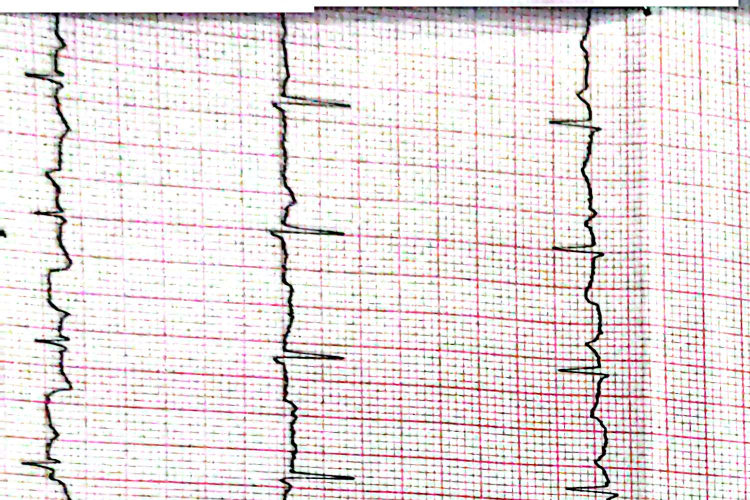
#> input picture ECG-Digitiser/crop_input/sample2_crop.png, 1500 x 1000 px (shown at 1/2 size); its folder holds only this picture in this run
$ python test_ecg_image.py ECG-Digitiser/crop_input/sample2_crop.png
#> lines starting #> are read from the running program, lines starting #| are printed output that depends on the picture
### src/ecg/image_to_signal.py
"""
CardioAgent ECG image -> waveform extraction.

IMPORTANT:
- ECG-Digitiser is the ONLY ECG image digitization method used here.
- No custom waveform tracing.
- No OCR-based waveform extraction.
- No pulse/projection/grid based signal extraction.
- JPG/JPEG input is converted to PNG only because the official
  ECG-Digitiser expects IMAGE_TYPE="png".
- The digitizer's WFDB output is then read and prepared for the
  CardioAgent ECG classifier.
"""

from __future__ import annotations

import os
import hashlib
import json
import logging
import shutil
import subprocess
import sys
import tempfile
from pathlib import Path
from typing import Any, Dict, Optional, Tuple

import numpy as np
from PIL import Image
from scipy.signal import resample_poly

import wfdb

logger = logging.getLogger(__name__)


# ---------------------------------------------------------------------------
# CardioAgent model input configuration
# ---------------------------------------------------------------------------

TARGET_LEADS = [
    "I",
    "II",
    "V1",
    "V2",
    "V3",
    "V4",
    "V5",
    "V6",
]

TARGET_FS = 100
TARGET_DURATION_SECONDS = 2.5
TARGET_LENGTH = 1000

# Official ECG-Digitiser configuration currently uses:
# FREQUENCY = 500
# IMAGE_TYPE = "png"
DIGITISER_FS = 500
DIGITISER_TIMEOUT_SECONDS = int(
    os.getenv("ECG_DIGITISER_TIMEOUT_SECONDS", "600")
)
DIGITISER_IMAGE_SCALE = float(
    os.getenv("ECG_DIGITISER_IMAGE_SCALE", "1.0")
)

DEFAULT_CACHE_DIR = (
    Path(__file__).resolve().parents[2] / "data" / "ecg_signal_cache"
)


# ---------------------------------------------------------------------------
# Optional feature extraction
# ---------------------------------------------------------------------------

try:
    from src.ecg.features import extract_ecg_features
except Exception:
    extract_ecg_features = None


# ---------------------------------------------------------------------------
# Locate ECG-Digitiser
# ---------------------------------------------------------------------------

def _find_external_digitiser_repo() -> Optional[Path]:
    """
    Locate the cloned official ECG-Digitiser repository.

    Search order:
    1. ECG_DIGITISER_PATH environment variable
    2. <project root>/ECG-Digitiser
    3. current working directory/ECG-Digitiser
    """

    env_path = os.getenv("ECG_DIGITISER_PATH")

    if env_path:
        candidate = Path(env_path).expanduser().resolve()

        if (candidate / "src" / "run" / "digitize.py").exists():
            return candidate

    project_root = Path(__file__).resolve().parents[2]

    candidate = project_root / "ECG-Digitiser"

    if (candidate / "src" / "run" / "digitize.py").exists():
        return candidate

    candidate = Path.cwd() / "ECG-Digitiser"

    if (candidate / "src" / "run" / "digitize.py").exists():
        return candidate

    return None


# [99 lines left out: functions _find_digitiser_model, _prepare_png_input, not called in this run]


def _cache_path(image_path: Path) -> Path:
    """Return a stable cache path based on the image contents and model input."""
    digest = hashlib.sha256(image_path.read_bytes()).hexdigest()
    cache_dir = Path(
        os.getenv("ECG_SIGNAL_CACHE_DIR", str(DEFAULT_CACHE_DIR))
    ).expanduser()
    return cache_dir / f"{digest}_{TARGET_FS}hz_{TARGET_LENGTH}x{len(TARGET_LEADS)}.npz"


def _load_cached_signal(image_path: Path) -> Optional[Dict[str, Any]]:
    """Load a previously digitized signal, if a valid cache entry exists."""
    cache_path = _cache_path(image_path)
    if not cache_path.exists():
        return None

    try:
        with np.load(cache_path, allow_pickle=False) as cached:
            signal = np.asarray(cached["signal"], dtype=np.float32)
            features_json = str(cached["features"].item())
            features = json.loads(features_json)

        expected_shape = (TARGET_LENGTH, len(TARGET_LEADS))
        if signal.shape != expected_shape or not np.isfinite(signal).all():
            raise ValueError(f"cached signal has invalid shape or values: {signal.shape}")

        logger.info("Using cached ECG signal: %s", cache_path)
        return {
            "success": True,
            "signal": signal,
            "leads": list(TARGET_LEADS),
            "sampling_rate": TARGET_FS,
            "duration_seconds": TARGET_DURATION_SECONDS,
            "features": features,
            "metadata": {
                "cache_hit": True,
                "cache_path": str(cache_path),
            },
        }
    except (OSError, ValueError, KeyError, TypeError, json.JSONDecodeError) as exc:
        logger.warning("Ignoring invalid ECG signal cache %s: %s", cache_path, exc)
        return None


# [495 lines left out: functions _save_cached_signal, _validate_raw_signal, _run_external_digitiser, _load_wfdb_record, _find_lead_index, _select_target_leads and 2 more, not called in this run]


# ---------------------------------------------------------------------------
# Main extraction function
# ---------------------------------------------------------------------------

def extract_signal_from_image(
    image_path: str | Path,
    use_cache: bool = True,
) -> Dict[str, Any]:
    """
    Convert an ECG image into a CardioAgent-ready ECG signal.

    Pipeline:

        ECG image
            ↓
        PNG conversion
            ↓
        official ECG-Digitiser
            ↓
        WFDB
            ↓
        validate raw signal  ← FIX 1
            ↓
        select I, II, V1-V6 (with content check)  ← FIX 2
            ↓
        resample 500 Hz -> 100 Hz
            ↓
        prepare 1000 samples (mean padding)  ← FIX 3
            ↓
        CardioAgent ECG model

    Returns a dictionary containing the signal and metadata.
    """

    image_path = Path(image_path).expanduser().resolve()

    if not image_path.exists():
        return {
            "success": False,
            "signal": None,
            "error": f"ECG image not found: {image_path}",
        }

    force_redigitize = os.getenv("ECG_FORCE_REDIGITIZE", "0") == "1"

    if use_cache and not force_redigitize:
        cached_result = _load_cached_signal(image_path)
        if cached_result is not None:
            return cached_result

    header_path = None
    digitiser_metadata: Dict[str, Any] = {}

    temp_root: Optional[Path] = None

    try:
        repo_root = _find_external_digitiser_repo()

        if repo_root is None:
            return {
                "success": False,
                "signal": None,
                "error": (
                    "ECG-Digitiser repository not found."
                ),
            }

        model_dir = _find_digitiser_model(repo_root)

        if model_dir is None:
            return {
                "success": False,
                "signal": None,
                "error": (
                    "ECG-Digitiser M3 model not found."
                ),
            }

        digitize_script = (
            repo_root / "src" / "run" / "digitize.py"
        )

        if not digitize_script.exists():
            return {
                "success": False,
                "signal": None,
                "error": (
                    f"ECG-Digitiser script not found: "
                    f"{digitize_script}"
                ),
            }

        temp_root = Path(
            tempfile.mkdtemp(
                prefix="cardioagent_digitiser_"
            )
        )

        input_dir = temp_root / "input"
        output_dir = temp_root / "output"

        input_dir.mkdir(parents=True, exist_ok=True)
        output_dir.mkdir(parents=True, exist_ok=True)

        png_input = _prepare_png_input(
            image_path,
            input_dir,
        )

        command = [
            sys.executable,
            "-m",
            "src.run.digitize",
            "-d",
            str(input_dir),
            "-m",
            str(model_dir),
            "-o",
            str(output_dir),
            "-v",
        ]

        env = os.environ.copy()

        env["PYTHONPATH"] = os.pathsep.join(
            [
                str(repo_root),
                env.get("PYTHONPATH", ""),
            ]
        ).rstrip(os.pathsep)

        env["PATH"] = os.pathsep.join(
            [
                str(Path(sys.executable).parent),
                env.get("PATH", ""),
            ]
        )

        env["nnUNet_results"] = str(model_dir / "nnUNet_results")

        nnunet_exe = shutil.which("nnUNetv2_predict", path=env.get("PATH"))
        if nnunet_exe is None:
            digitiser_metadata = {
                "success": False,
                "error": (
                    "nnUNetv2_predict was not found in the active Python environment. "
                    "Install the ECG-Digitiser bundled/patched nnUNet package "
                    "before running image digitization."
                ),
                "digitiser_repo": str(repo_root),
                "digitiser_model": str(model_dir),
                "digitiser_input_png": str(png_input),
            }
            return {
                "success": False,
                "signal": None,
                "error": digitiser_metadata["error"],
                "metadata": digitiser_metadata,
            }

        logger.info("Using nnUNetv2_predict: %s", nnunet_exe)
        logger.info(
            "ECG-Digitiser input PNG: %s (%d x %d)",
            png_input,
            Image.open(png_input).size[0],
            Image.open(png_input).size[1],
        )

        try:
            completed = subprocess.run(
                command,
                cwd=str(repo_root),
                env=env,
                capture_output=True,
                text=True,
                check=False,
                timeout=DIGITISER_TIMEOUT_SECONDS,
            )
        except subprocess.TimeoutExpired as exc:
            digitiser_metadata = {
                "success": False,
                "error": (
                    f"ECG-Digitiser timed out after {DIGITISER_TIMEOUT_SECONDS} seconds. "
                    "This usually means the model is large, the input is invalid, or the external digitizer is hanging."
                ),
                "digitiser_command": " ".join(
                    f'"{str(part)}"' if " " in str(part) else str(part)
                    for part in command
                ),
                "digitiser_repo": str(repo_root),
                "digitiser_model": str(model_dir),
                "digitiser_input_png": str(png_input),
            }
            return {
                "success": False,
                "signal": None,
                "error": digitiser_metadata["error"],
                "metadata": digitiser_metadata,
            }

        digitiser_metadata = {
            "success": False,
            "digitiser_command": " ".join(
                f'"{str(part)}"' if " " in str(part) else str(part)
                for part in command
            ),
            "digitiser_return_code": completed.returncode,
            "digitiser_stdout": completed.stdout,
            "digitiser_stderr": completed.stderr,
            "digitiser_input_png": str(png_input),
            "digitiser_repo": str(repo_root),
            "digitiser_model": str(model_dir),
        }

        if completed.returncode != 0:
            stderr_tail = (completed.stderr or "").strip()[-2000:]
            stdout_tail = (completed.stdout or "").strip()[-1000:]
            digitiser_metadata["error"] = (
                "ECG-Digitiser returned a non-zero exit code "
                f"({completed.returncode}).\n"
                f"STDERR:\n{stderr_tail}\n"
                f"STDOUT:\n{stdout_tail}"
            )

            return {
                "success": False,
                "signal": None,
                "error": digitiser_metadata["error"],
                "metadata": digitiser_metadata,
            }

        header_files = sorted(
            output_dir.glob("*.hea")
        )

        if not header_files:
            digitiser_metadata["error"] = (
                "ECG-Digitiser completed, but no .hea WFDB "
                "file was produced."
            )

            return {
                "success": False,
                "signal": None,
                "error": digitiser_metadata["error"],
                "metadata": digitiser_metadata,
            }

        header_path = header_files[0]

        digitiser_metadata["success"] = True
        digitiser_metadata["wfdb_header"] = str(
            header_path
        )

        # ---------------------------------------------------------------
        # Read WFDB
        # ---------------------------------------------------------------

        raw_signal, signal_names, source_fs = (
            _load_wfdb_record(header_path)
        )

        digitiser_metadata["raw_signal_shape"] = tuple(
            raw_signal.shape
        )
        digitiser_metadata["raw_signal_names"] = signal_names
        digitiser_metadata["raw_sampling_rate"] = source_fs

        # ── FIX 1: validate raw signal before we trust it ──
        reason = _validate_raw_signal(raw_signal, signal_names, source_fs)
        if reason:
            digitiser_metadata["validation_error"] = reason
            return {
                "success": False,
                "signal": None,
                "error": f"Digitiser produced an invalid signal: {reason}",
                "metadata": digitiser_metadata,
            }

        # ---------------------------------------------------------------
        # Select exact 8 model leads (with content check)
        # ---------------------------------------------------------------

        try:
            selected_signal = _select_target_leads(
                raw_signal,
                signal_names,
            )
        except ValueError as exc:
            digitiser_metadata["lead_selection_error"] = str(exc)
            return {
                "success": False,
                "signal": None,
                "error": str(exc),
                "metadata": digitiser_metadata,
            }

        digitiser_metadata["selected_leads"] = list(
            TARGET_LEADS
        )

        # ---------------------------------------------------------------
        # Resample to CardioAgent model sampling rate
        # ---------------------------------------------------------------

        signal_100hz = _resample_signal(
            selected_signal,
            source_fs=source_fs,
            target_fs=TARGET_FS,
        )

        digitiser_metadata["model_sampling_rate"] = TARGET_FS
        digitiser_metadata["resampled_shape"] = tuple(
            signal_100hz.shape
        )

        # ---------------------------------------------------------------
        # Prepare fixed model length (mean padding)
        # ---------------------------------------------------------------

        model_signal = _prepare_model_length(
            signal_100hz,
            target_length=TARGET_LENGTH,
        )

        digitiser_metadata["model_signal_shape"] = tuple(
            model_signal.shape
        )

        # ---------------------------------------------------------------
        # Basic validity checks
        # ---------------------------------------------------------------

        if not np.isfinite(model_signal).all():
            return {
                "success": False,
                "signal": None,
                "error": (
                    "Digitized ECG contains NaN or infinite values."
                ),
                "metadata": digitiser_metadata,
            }

        if model_signal.shape != (
            TARGET_LENGTH,
            len(TARGET_LEADS),
        ):
            return {
                "success": False,
                "signal": None,
                "error": (
                    "Unexpected final ECG signal shape: "
                    f"{model_signal.shape}. "
                    f"Expected "
                    f"({TARGET_LENGTH}, {len(TARGET_LEADS)})."
                ),
                "metadata": digitiser_metadata,
            }

        # ---------------------------------------------------------------
        # Optional ECG feature extraction
        # ---------------------------------------------------------------

        features: Dict[str, Any] = {}

        if extract_ecg_features is not None:
            try:
                features = extract_ecg_features(
                    model_signal,
                    fs=TARGET_FS,
                )
            except TypeError:
                try:
                    features = extract_ecg_features(
                        model_signal,
                        TARGET_FS,
                    )
                except Exception:
                    features = {}
            except Exception:
                features = {}

        if use_cache:
            try:
                _save_cached_signal(image_path, model_signal, features)
                digitiser_metadata["cache_path"] = str(_cache_path(image_path))
            except (OSError, TypeError, ValueError) as exc:
                logger.warning("Could not cache ECG signal for %s: %s", image_path, exc)

        # ---------------------------------------------------------------
        # Success
        # ---------------------------------------------------------------

        return {
            "success": True,
            "signal": model_signal,
            "leads": list(TARGET_LEADS),
            "sampling_rate": TARGET_FS,
            "duration_seconds": TARGET_DURATION_SECONDS,
            "features": features,
            "metadata": digitiser_metadata,
        }

    except Exception as exc:
        return {
            "success": False,
            "signal": None,
            "error": str(exc),
            "metadata": digitiser_metadata,
        }

    finally:
        if temp_root is not None:
            shutil.rmtree(
                temp_root,
                ignore_errors=True,
            )


# ---------------------------------------------------------------------------
# Backward-compatible function name
# ---------------------------------------------------------------------------

# [8 lines left out: function image_to_signal, not called in this run]


# ---------------------------------------------------------------------------
# Standalone test
# ---------------------------------------------------------------------------

# [60 lines that do not run on import are left out]

### test_ecg_image.py
"""Run the ECG image-to-signal pipeline on one image."""

from __future__ import annotations

import argparse
import time
from pathlib import Path

from PIL import Image

from src.ecg.image_to_signal import extract_signal_from_image


def main() -> int:
    parser = argparse.ArgumentParser(
        description="Resize an ECG image and run ECG-Digitiser on it."
    )
    parser.add_argument(
        "image",
        help="Path to the ECG image, for example sample2.jpg",
    )
    parser.add_argument(
        "--scale",
        type=float,
        default=1 / 3,
        help="Resize factor before digitization (default: 1/3).",
    )
    parser.add_argument(
        "--output",
        help="Path for the resized image. Defaults to <stem>_small.jpg.",
    )
    args = parser.parse_args()

    source = Path(args.image).expanduser().resolve()
    if not source.is_file():
        print(f"Image not found: {source}")
        return 1
    if not 0 < args.scale <= 1:
        print("--scale must be greater than 0 and no greater than 1.")
        return 1

    output = (
        Path(args.output).expanduser().resolve()
        if args.output
        else source.with_name(f"{source.stem}_small.jpg")
    )

    with Image.open(source) as image:
#> image is the input picture: PIL image 1500x1000 RGB; mean R, G, B 232.3, 223.8, 224.5
        original_size = image.size
#> original_size = (1500, 1000)
        width = max(1, round(image.width * args.scale))
#> width = 500
        height = max(1, round(image.height * args.scale))
#> height = 333
        resized = image.convert("RGB").resize((width, height))
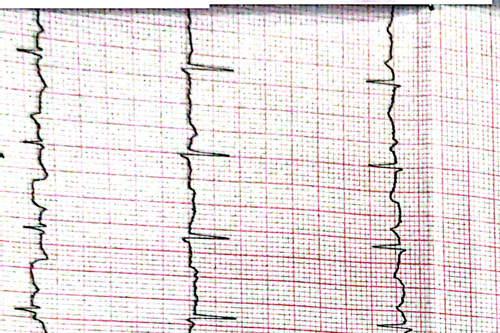
#> resized: PIL image 500x333 RGB; mean R, G, B 232.2, 223.7, 224.3
        resized.save(output, format="JPEG", quality=95)

    print(f"Original: {source.name} ({original_size[0]} x {original_size[1]})")
#| Original: sample2_crop.png (1500 x 1000)
    print(f"Resized:  {output.name} ({width} x {height})")
#| Resized:  sample2_crop_small.jpg (500 x 333)
    print("Running ECG-Digitiser...")

    started = time.time()
    result = extract_signal_from_image(output)
    elapsed = time.time() - started

    print(f"Elapsed: {elapsed:.2f} seconds")
    print(f"Success: {result.get('success')}")
    print(f"Error:   {result.get('error', '')}")

    signal = result.get("signal")
    if signal is not None:
        print(f"Signal shape: {signal.shape}")
        print(f"Leads: {result.get('leads')}")
        print(f"Sampling rate: {result.get('sampling_rate')} Hz")
        print(f"Duration: {result.get('duration_seconds')} seconds")

    metadata = result.get("metadata") or {}
    if metadata.get("digitiser_return_code") not in (None, 0):
        print(f"Return code: {metadata['digitiser_return_code']}")
        print("\nDigitiser stdout:")
        print(metadata.get("digitiser_stdout", ""))
        print("\nDigitiser stderr:")
        print(metadata.get("digitiser_stderr", ""))

    return 0 if result.get("success") else 1


if __name__ == "__main__":
#> (the run stopped early here; a loop or call above may not have finished)

$ run again, on ECG-Digitiser/ecg-image-generator/HandwrittenText/imgs/example-1.PNG
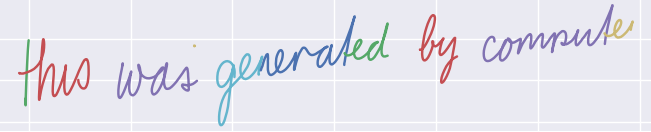
#> input picture ECG-Digitiser/ecg-image-generator/HandwrittenText/imgs/example-1.PNG, 651 x 132 px
#> in main, image is the input picture: PIL image 651x132 RGBA; mean R, G, B, A 228.8, 228.1, 236.8, 255
#> in main, `resized = image.convert("RGB").resize((width, height))`:
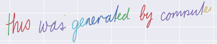
#> resized: PIL image 217x44 RGB; mean R, G, B 228.7, 228, 236.8
#| Original: example-1.PNG (651 x 132)
#| Resized:  example-1_small.jpg (217 x 44)

$ run again, on ECG-Digitiser/ecg-image-generator/documentation/ST_elevation_myocardial_infarction_ECG.png
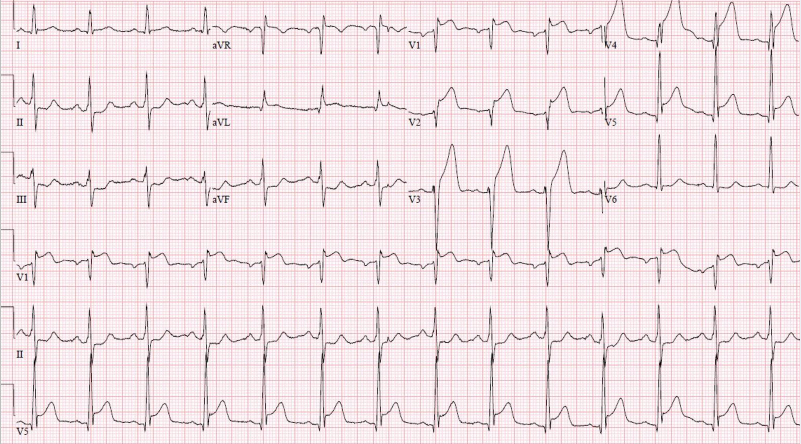
#> input picture ECG-Digitiser/ecg-image-generator/documentation/ST_elevation_myocardial_infarction_ECG.png, 1601 x 887 px (shown at 1/2 size)
#> in main, image is the input picture: PIL image 1601x887 RGB; mean R, G, B 240.3, 226.1, 229.5
#> in main, `resized = image.convert("RGB").resize((width, height))`:
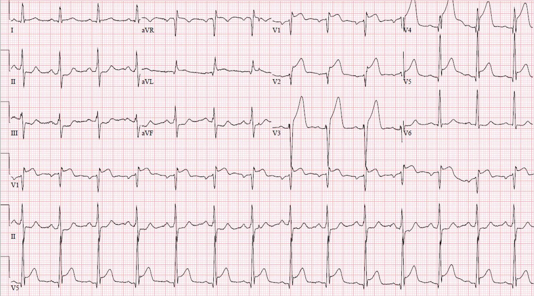
#> resized: PIL image 534x296 RGB; mean R, G, B 240.3, 226.1, 229.5
#| Original: ST_elevation_myocardial_infarction_ECG.png (1601 x 887)
#| Resized:  ST_elevation_myocardial_infarction_ECG_small.jpg (534 x 296)
